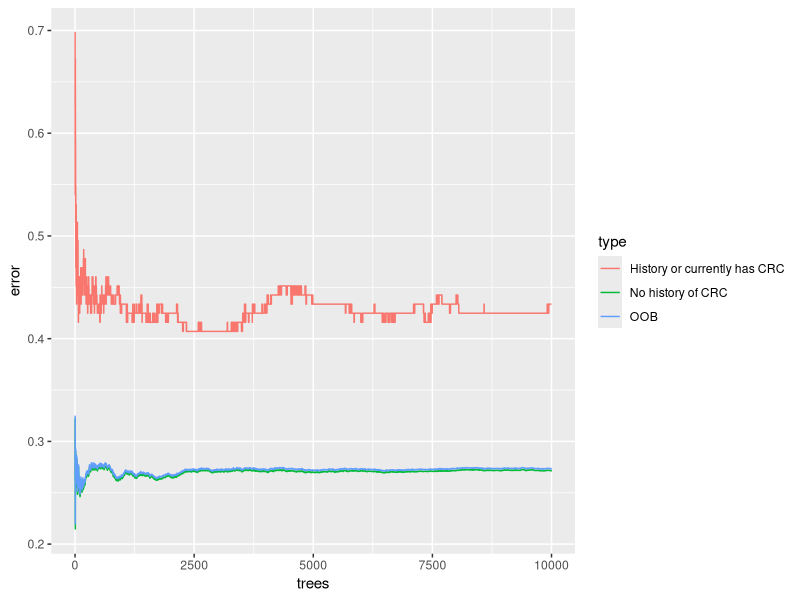
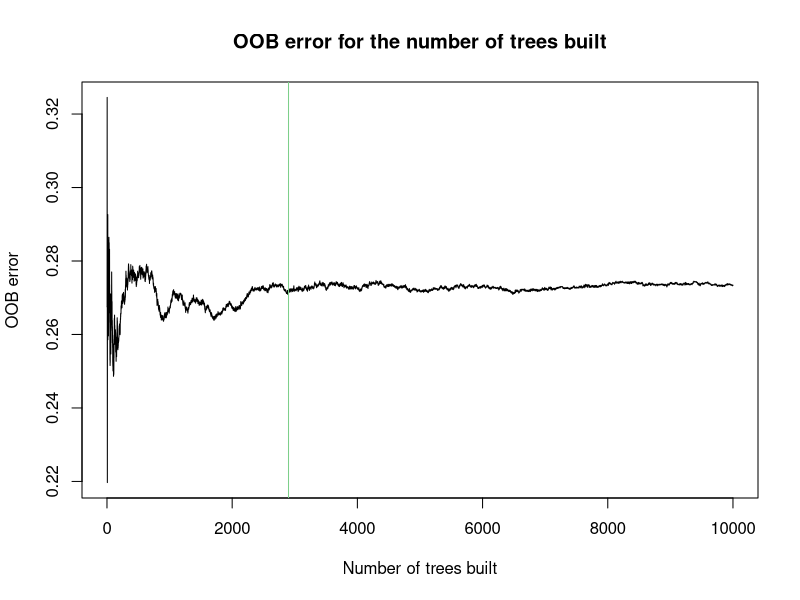
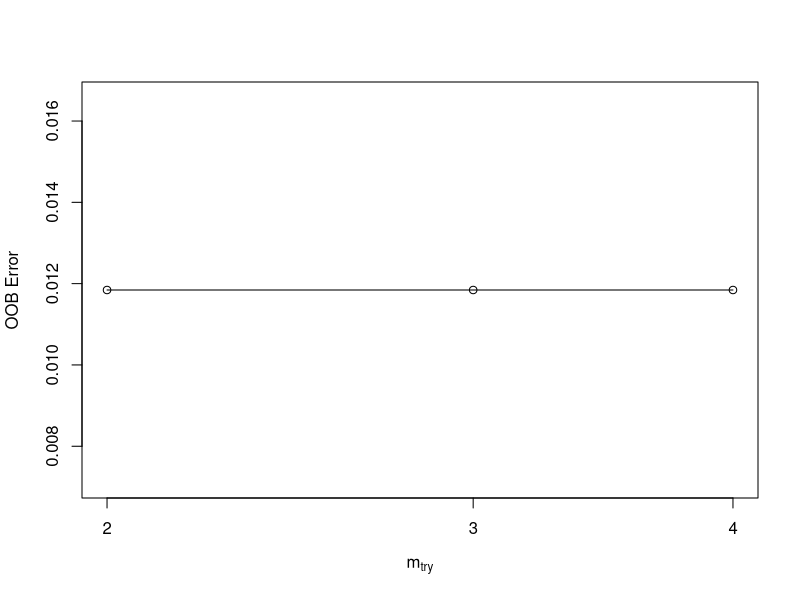
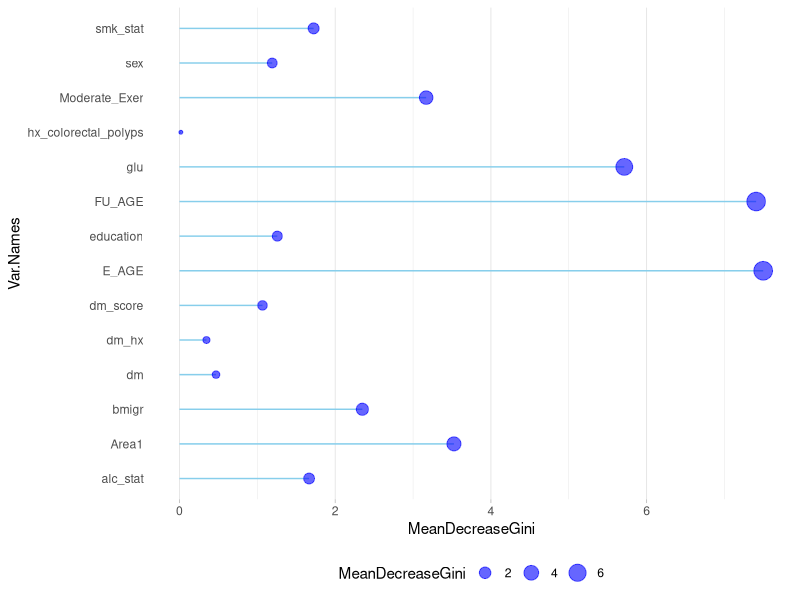

Source code (R) for these figures, in order:
library(dplyr)
library(randomForest)
library(caret)
library(ggplot2)
library(tidyr)

### Setting up data ------------------------------------------------------------

data = read.csv("datasets/KMCC DM CRC.csv")

# set factor variables
var_ind = c(2,5,6,8,9,10,11,12,13,14,15,16)
for(i in 1:length(var_ind)){
  data[,var_ind[i]] = as.factor(data[,var_ind[i]])
}

new_data = data
miss_var_ind = c(11,12,14,15,16)
# if certain column values = 6 or 9, then replace the value with an NA
new_data[, miss_var_ind][new_data[,miss_var_ind] == 6 | new_data[,miss_var_ind] == 9] = NA

# remove observations with missing values
me_miss_ind = which(is.na(new_data$Moderate_Exer))
hx_miss_ind = which(is.na(new_data$hx_colorectal_polyps))
ed_miss_ind = which(is.na(new_data$education))
alc_miss_ind = which(is.na(new_data$alc_stat))
smk_miss_ind = which(is.na(new_data$smk_stat))
all_miss_ind = unique(c(me_miss_ind, hx_miss_ind, 
                        ed_miss_ind, alc_miss_ind, smk_miss_ind))
all_missing_data = new_data[all_miss_ind,]

# finalized dataset we are working with for modeling
remain_data = new_data[-all_miss_ind,]

### RANDOM FOREST MODELING with training data ----------------------------------

## 1. set seed
set.seed(692)

## 2. partition data for training and testing
train_index = createDataPartition(remain_data$CRC, p = .8, list = FALSE) %>% 
  as.vector(.)
train_data = (remain_data[train_index,])[,-1]
test_data = (remain_data[-train_index,])[,-1]

## 3. run model
rf = randomForest(CRC ~ ., data = train_data, ntree = 10000, 
                  sampsize = c('0' = 40, '1' = 40))
print(rf)


### TUNING RANDOM FOREST -------------------------------------------------------

## 1. tune number of trees built aka ntree

# plot with all 3 types of errors
oob_data = data.frame(
  trees = rep(1:nrow(rf$err.rate), 3), 
  type = rep(c("OOB","No history of CRC","History or currently has CRC"), 
             each = nrow(rf$err.rate)),
  error = c(rf$err.rate[,"OOB"], rf$err.rate[,"0"], 
            rf$err.rate[,"1"]))
ggplot(data = oob_data, aes(x = trees, y= error)) + 
  geom_line(aes(color = type))

# plot with only OOB
plot((oob_data %>% filter(type == "OOB"))$trees,
     (oob_data %>% filter(type == "OOB"))$error, type = "l", 
     xlab = "Number of trees built",
     ylab = "OOB error",
     main = "OOB error for the number of trees built")
abline(v = 2900,col = rgb(0.49, 0.81, 0.54))


## 2. tune number of variables selected at each split aka mtry
tuneRF(train_data[,-1], train_data$CRC, ntreeTry=2900,
       stepFactor=1.5,improve=0.01, trace=TRUE, plot=TRUE)



### RERUN RANDOM FOREST USING TUNED PARAMETERS ---------------------------------

# visualizing variable importance
# Get variable importance from the initial model fit using training data
imp_data = as.data.frame(importance(rf))
imp_data$Var.Names = row.names(imp_data)

# the higher the mean decrease gini = the higher the variable importance
ggplot(imp_data, aes(x=Var.Names, y=MeanDecreaseGini)) +
  geom_segment( aes(x=Var.Names, xend=Var.Names, y=0, yend=MeanDecreaseGini), color="skyblue") +
  geom_point(aes(size = MeanDecreaseGini), color="blue", alpha=0.6) +
  theme_light() +
  coord_flip() +
  theme(
    legend.position="bottom",
    panel.grid.major.y = element_blank(),
    panel.border = element_blank(),
    axis.ticks.y = element_blank()
  )


### USING RANDOM FOREST MODELING ON TESTING DATA -------------------------------

rf_pred = predict(rf, test_data)
confusionMatrix(rf_pred, test_data$CRC)
